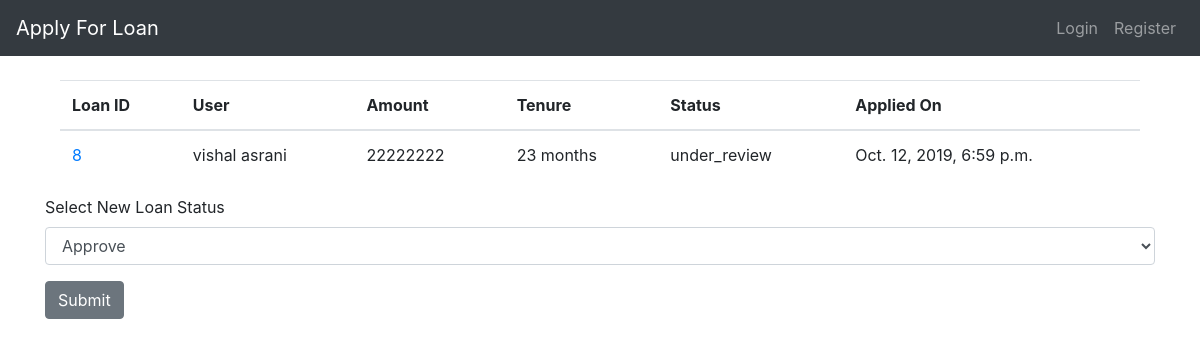
/loan_application/status/8, run on the app's committed database.
### authenticate/models.py (models this page shows, shortened)
class LoanApplication(models.Model):
    UNDER_REVIEW = "under_review"
    APPROVED = "approved"
    DISBURSED = "disbursed"
    REJECTED = "rejected"
    TYPE_CHOICES = (
        (UNDER_REVIEW, "under_review"),
        (APPROVED, "approved"),
        (DISBURSED, "disbursed"),
        (REJECTED, "rejected"),
    )
    user = models.ForeignKey(User, on_delete=models.CASCADE)
    amount = models.PositiveIntegerField(default=100000)
    tenure = models.PositiveIntegerField(default=12)
    status = models.CharField(max_length=20, default=UNDER_REVIEW, choices=TYPE_CHOICES)
    created_date = models.DateTimeField(auto_now_add=True)
    modified_date = models.DateTimeField(auto_now=True)

### authenticate/views.py (the view, shortened to what this page needs)
class LoanStatus(View):
    def get(self, *args, **kwargs):
        loan_details = LoanApplication.objects.get(id=kwargs["loan_id"])
        return render(
            self.request, "authenticate/update_loan_status.html", {"loan": loan_details}
        )

### authenticate/templatetags/template_filter.py (called while the page is built)
@register.filter
def is_admin(arg):
    return arg.groups.filter(name="ADMIN").exists()

### authenticate/templates/authenticate/update_loan_status.html (shortened to what this page needs)
{% extends 'authenticate/base.html' %}
{% block content %}
<div class="col-md-12 offset-md-0">
	<table class="table">
	  <thead>
		<tr>
			<th scope="col">Loan ID</th>
			<th scope="col">User</th>
			<th scope="col">Amount</th>
			<th scope="col">Tenure</th>
			<th scope="col">Status</th>
			<th scope="col">Applied On</th>
		</tr>
	  </thead>
	  <tbody>
		<tr>
			<td><a href="{% url 'authenticate:loan_status' loan_id=loan.id %}">{{ loan.id }}</a></td>
			<td>{{ loan.user.first_name }} {{ loan.user.last_name }}</td>
			<td>{{ loan.amount }}</td>
			<td>{{ loan.tenure }} months</td>
			<td>{{ loan.status }}</td>
			<td>{{ loan.created_date }}</td>
		</tr>
	  </tbody>
	</table>
</div>
<form method="POST" action="{% url 'authenticate:loan_status' loan_id=loan.id %}">
	<label>Select New Loan Status</label>
	<div class="form-group">
		<select class="form-control" id="newStatus" name="new_status">
      		<option>Approve</option>
      	</select>
	</div>
	<button type="submit" class="btn btn-secondary">Submit</button>
</form>
{% endblock %}

### data on the page
LoanApplication: id "8", user.first_name "vishal", user.last_name "asrani", amount "22222222", tenure "23", status "under_review", created_date "Oct. 12, 2019, 6:59 p.m."
